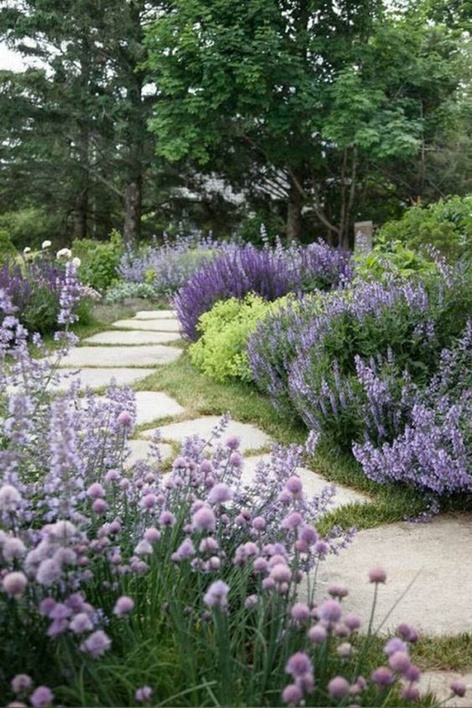
#> input picture lab06/zad02/obrazy/obraz0.jpg, 472 x 708 px, shrunk from 564 x 846 before the run, found by its file name; its folder holds 4 pictures in this run
$ python zad02.py
#> lines starting #> are read from the running program, lines starting #| are printed output that depends on the picture; after the words box and inside, x2 and y2 are one past the last pixel; in counts of white or black regions, pixels touching at a corner belong together
import cv2
import numpy as np

for i in range(0, 14):
    image = cv2.imread(f'c:/Users/maria/Desktop/ug/sem4/IntelegencjaObliczeniowa/lab06/zad02/obrazy/obraz{i}.jpg')
#> image is the input picture: shape (708, 472, 3); mean B, G, R 93.5, 106.2, 98.4
    naive_gray = cv2.cvtColor(image, cv2.COLOR_BGR2GRAY)
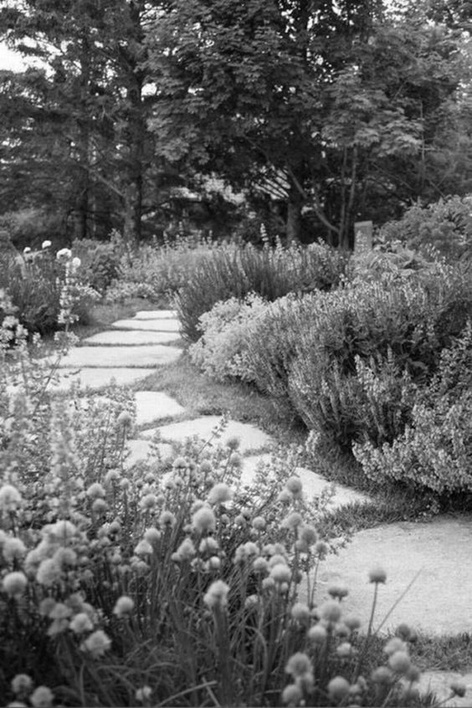
#> naive_gray: shape (708, 472); min 0, max 255, mean 102.5
    better_gray = np.dot(image[...,:3], [0.299, 0.587, 0.114]).astype(np.uint8)


    combined_image = np.concatenate((image, cv2.cvtColor(naive_gray, cv2.COLOR_GRAY2BGR), cv2.cvtColor(better_gray, cv2.COLOR_GRAY2BGR)), axis=1)
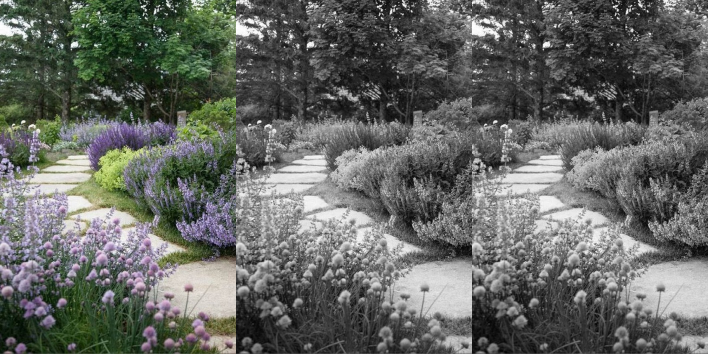
#> combined_image: shape (708, 1416, 3) (shown at 1/2 size); mean B, G, R 99, 103.3, 100.6

    cv2.putText(combined_image, 'Original', (20, 30), cv2.FONT_HERSHEY_SIMPLEX, 1,  2)
#> combined_image: shape (708, 1416, 3); 0.03% of pixels changed, all inside (x1, y1, x2, y2) = (23, 8, 133, 38)
    cv2.putText(combined_image, 'Naive Grayscale', (image.shape[1] + 20, 30), cv2.FONT_HERSHEY_SIMPLEX, 1,  2)
    cv2.putText(combined_image, 'Better Grayscale', (image.shape[1] * 2 + 20, 30), cv2.FONT_HERSHEY_SIMPLEX, 1, 2)
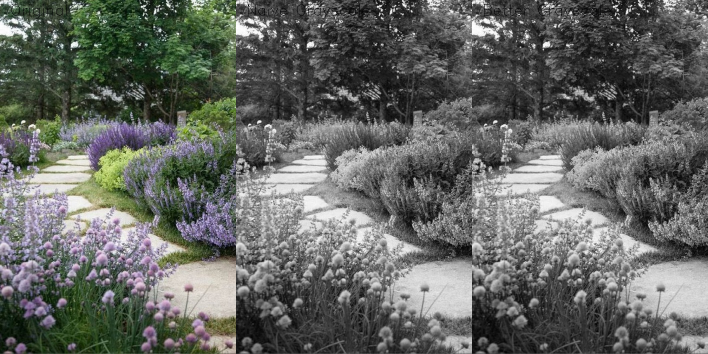
#> combined_image: shape (708, 1416, 3) (shown at 1/2 size); mean B, G, R 98.9, 103.1, 100.5

    cv2.imwrite(f'porownanie/{i}.jpg', combined_image)

    cv2.waitKey(0)
#> pass 2 of the loop `for i in range(0, 14):`:
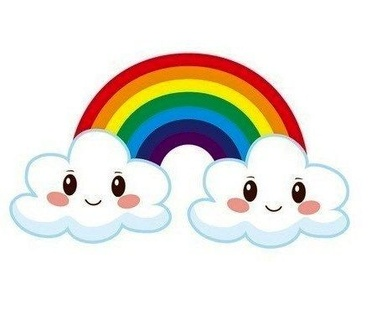
#> input picture lab06/zad02/obrazy/obraz1.jpg, 392 x 320 px, shrunk from 468 x 382 before the run, found by its file name
#> image is the input picture: shape (320, 392, 3); mean B, G, R 224, 229.8, 233
#> naive_gray: shape (320, 392)
#> `better_gray = np.dot(image[...,:3], [0.299, 0.587, 0.114]).astype(np.u..`:
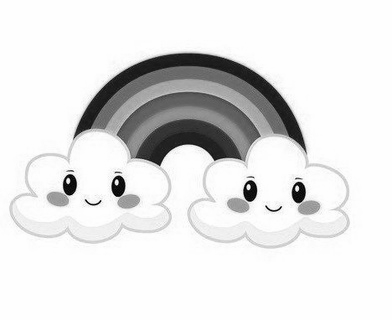
#> better_gray: shape (320, 392); min 0, max 254, mean 227.6
#> `cv2.putText(combined_image, 'Better Grayscale', (image.shape[1] * 2 + ..`:
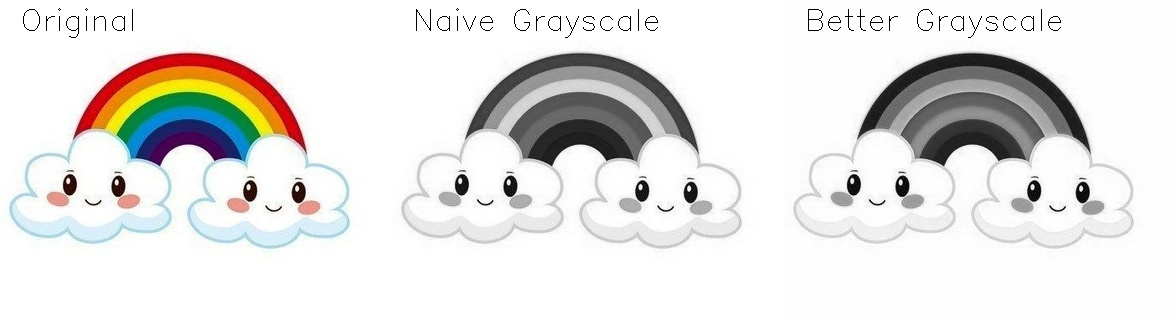
#> combined_image: shape (320, 1176, 3); mean B, G, R 226.3, 228.2, 229.3
#> (the run stopped early here; a loop or call above may not have finished)
